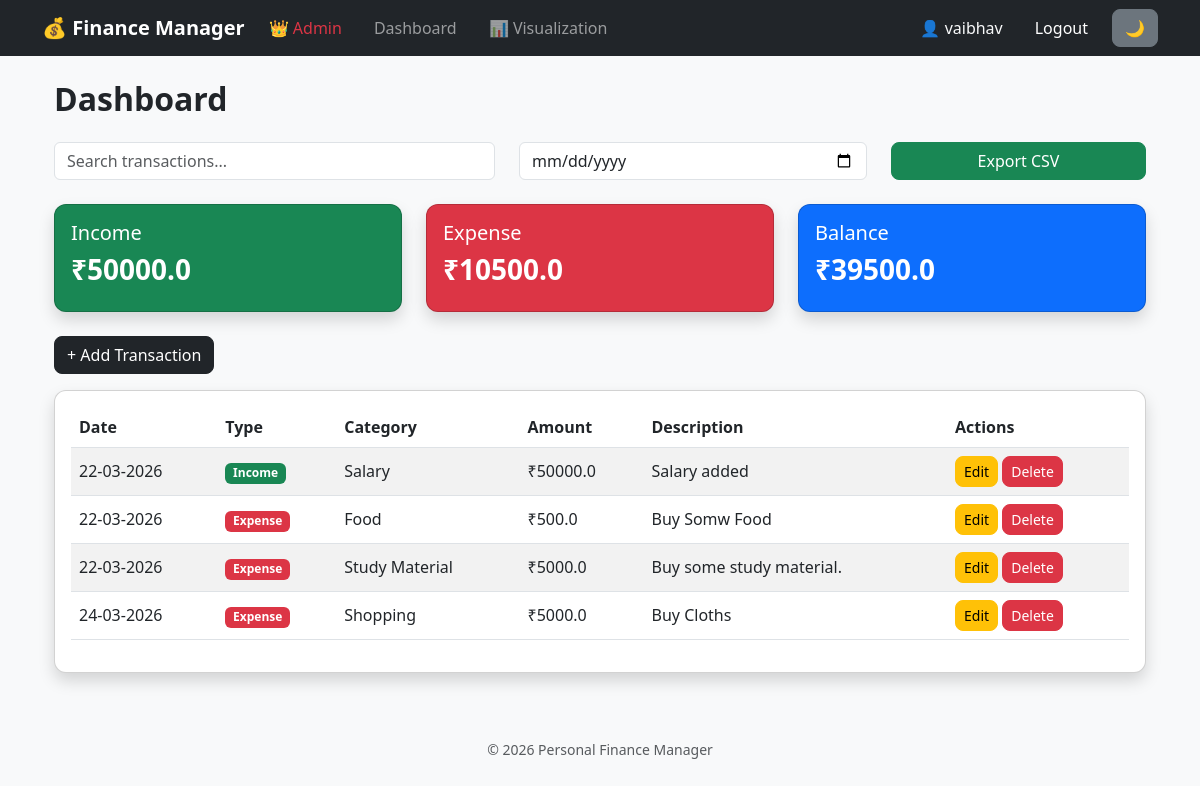
/dashboard (signed in), run on an earlier commit of the app's database.
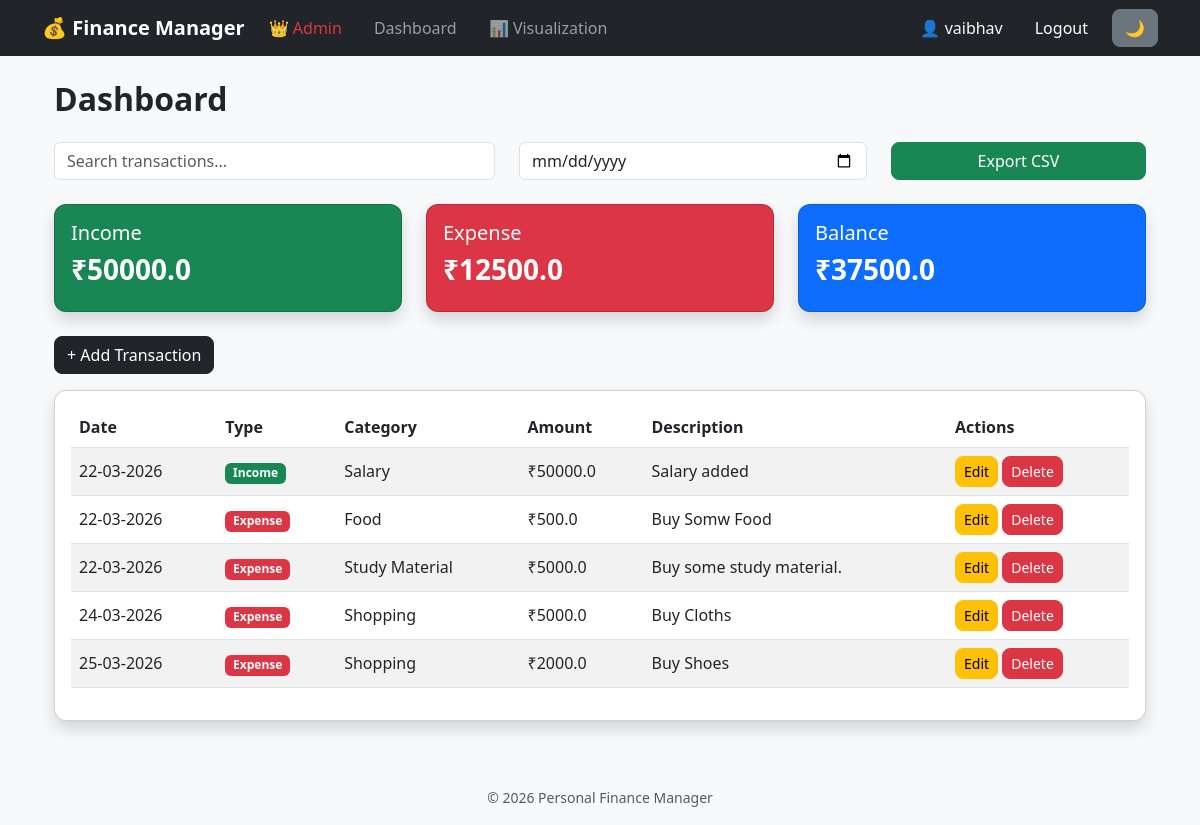
And on a later commit of the database.
### app/models.py (models this page shows, shortened)
class User(db.Model, UserMixin):
    id = db.Column(db.Integer, primary_key=True)
    is_admin = db.Column(db.Boolean, default=False)
    username = db.Column(db.String(100), unique=True, nullable=False)
    email = db.Column(db.String(150), unique=True, nullable=False)
    password = db.Column(db.String(200), nullable=False)
    transactions = db.relationship('Transaction', backref='user', lazy=True)

class Transaction(db.Model):
    id = db.Column(db.Integer, primary_key=True)
    type = db.Column(db.String(10), nullable=False)
    amount = db.Column(db.Float, nullable=False)
    category = db.Column(db.String(100), nullable=False)
    description = db.Column(db.String(200))
    date = db.Column(db.DateTime, default=datetime.utcnow)
    user_id = db.Column(db.Integer, db.ForeignKey('user.id'), nullable=False)

### app/routes.py (the view)
@main.route('/dashboard')
@login_required
def dashboard():
    transactions = Transaction.query.filter_by(user_id=current_user.id).all()
    income, expense, balance = calculate_totals(transactions)
    return render_template(
        'dashboard/dashboard.html',
        transactions=transactions,
        income=income,
        expense=expense,
        balance=balance
    )

### app/__init__.py (called while the page is built)
def create_app():
    app = Flask(__name__, template_folder='../templates', static_folder='../static')
    app.config['SECRET_KEY'] = 'this_is_a_secret_key_change_later'
    app.config['SQLALCHEMY_DATABASE_URI'] = 'sqlite:///db.sqlite3'
    app.config['SQLALCHEMY_TRACK_MODIFICATIONS'] = False
    db.init_app(app)
    login_manager.init_app(app)
    login_manager.login_view = 'main.login'   # 🔥 FIX (IMPORTANT)
    from .models import User
    @login_manager.user_loader
    def load_user(user_id):
        return User.query.get(int(user_id))
    @app.after_request
    def add_header(response):
        response.headers["Cache-Control"] = "no-store, no-cache, must-revalidate, max-age=0"
        response.headers["Pragma"] = "no-cache"
        response.headers["Expires"] = "0"
        return response
    from .routes import main
    app.register_blueprint(main)
    return app

### app/utils.py (called while the page is built)
def calculate_totals(transactions):
    income = sum(t.amount for t in transactions if t.type == 'income')
    expense = sum(t.amount for t in transactions if t.type == 'expense')
    balance = income - expense
    return income, expense, balance

### templates/dashboard/dashboard.html (shortened to what this page needs)
{% extends 'base.html' %}
{% block content %}
<div class="container mt-4">
<h2 class="mb-4">Dashboard</h2>
<div class="row mb-4">
    <div class="col-md-5">
        <input type="text" id="search" placeholder="Search transactions..." class="form-control">
    </div>
    <div class="col-md-4">
        <input type="date" id="filterDate" class="form-control">
    </div>
    <div class="col-md-3">
        <a href="{{ url_for('main.export') }}" class="btn btn-success w-100">
            Export CSV
        </a>
    </div>
</div>
<div class="row mb-4">
    <div class="col-md-4">
        <div class="card bg-success text-white shadow">
            <div class="card-body">
                <h5>Income</h5>
                <h3>₹{{ income }}</h3>
            </div>
        </div>
    </div>
    <div class="col-md-4">
        <div class="card bg-danger text-white shadow">
            <div class="card-body">
                <h5>Expense</h5>
                <h3>₹{{ expense }}</h3>
            </div>
        </div>
    </div>
    <div class="col-md-4">
        <div class="card bg-primary text-white shadow">
            <div class="card-body">
                <h5>Balance</h5>
                <h3>₹{{ balance }}</h3>
            </div>
        </div>
    </div>
</div>
<div class="mb-3">
    <a href="{{ url_for('main.add_transaction') }}" class="btn btn-dark">
        + Add Transaction
    </a>
</div>
<div class="card shadow">
    <div class="card-body">
        <table class="table table-striped">
            <thead>
                <tr>
                    <th>Date</th>
                    <th>Type</th>
                    <th>Category</th>
                    <th>Amount</th>
                    <th>Description</th>
                    <th>Actions</th>
                </tr>
            </thead>
            <tbody>
                {% for t in transactions %}
                <tr data-date="{{ t.date.strftime('%Y-%m-%d') }}">
                    <td>{{ t.date.strftime('%d-%m-%Y') }}</td>
                    <td>
                        {% if t.type == 'income' %}
                            <span class="badge bg-success">Income</span>
                        {% else %}
                            <span class="badge bg-danger">Expense</span>
                        {% endif %}
                    </td>
                    <td>{{ t.category }}</td>
                    <td>₹{{ t.amount }}</td>
                    <td>{{ t.description }}</td>
                    <td>
                        <a href="{{ url_for('main.edit_transaction', id=t.id) }}"
                           class="btn btn-sm btn-warning">
                           Edit
                        </a>
                        <a href="{{ url_for('main.delete_transaction', id=t.id) }}"
                           class="btn btn-sm btn-danger"
                           onclick="return confirm('Are you sure you want to delete this transaction?')">
                           Delete
                        </a>
                    </td>
                </tr>
                {% endfor %}
            </tbody>
        </table>
    </div>
</div>
</div>
{% endblock %}

### templates/base.html (shortened to what this page needs)
<!DOCTYPE html>
<html lang="en">
<head>
    <link href="https://cdn.jsdelivr.net/npm/bootstrap@5.3.0/dist/css/bootstrap.min.css" rel="stylesheet">
    <link rel="stylesheet" href="{{ url_for('static', filename='css/style.css') }}">
</head>
<body class="bg-light">
    {% include 'navbar.html' %}
    <div class="container mt-4 mb-5">
        {% block content %}
        {% endblock %}
    </div>
    <footer class="text-center text-muted py-3">
        <small>© 2026 Personal Finance Manager</small>
    </footer>
</body>
</html>

### templates/navbar.html (shortened to what this page needs)
<nav class="navbar navbar-expand-lg navbar-dark bg-dark">
    <div class="container">
        <span class="navbar-brand">💰 Finance Manager</span>
        <div class="collapse navbar-collapse" id="navbarNav">
            <ul class="navbar-nav me-auto gap-3">
                {% if current_user.is_authenticated %}
                <li class="nav-item">
                    <a class="nav-link text-danger" href="{{ url_for('main.admin_dashboard') }}">
                        👑 Admin
                    </a>
                </li>
                <li class="nav-item">
                    <a class="nav-link" href="{{ url_for('main.dashboard') }}">
                        Dashboard
                    </a>
                </li>
                <li class="nav-item">
                    <a class="nav-link" href="{{ url_for('main.visualize') }}">
                        📊 Visualization
                    </a>
                </li>
                {% endif %}
            </ul>
            <ul class="navbar-nav ms-auto align-items-center gap-2">
                {% if current_user.is_authenticated %}
                <li class="nav-item">
                    <span class="nav-link text-light">
                        👤 {{ current_user.username }}
                    </span>
                </li>
                <li class="nav-item">
                    <a class="nav-link btn btn-danger text-white px-3"
                       href="{{ url_for('main.logout') }}">
                        Logout
                    </a>
                </li>
                <li class="nav-item">
                    <button onclick="toggleDarkMode()" class="btn btn-secondary">
                        🌙
                    </button>
                </li>
                {% endif %}
            </ul>
        </div>
    </div>
</nav>

### static/css/style.css (style rules this page uses)
body { background-color: #f8f9fa; }
.card { border-radius: 12px; }
.navbar-brand { font-weight: bold; font-size: 20px; }
.table { vertical-align: middle; }
.btn { border-radius: 8px; }
h2, h3 { font-weight: 600; }

What changed in the data, as far as the page shows it:
added Transaction: date "25-03-2026", type "Expense", category "Shopping", amount "2000.0", description "Buy Shoes"
Also different on the page:
{{ expense }}: "10500.0" → "12500.0"
{{ balance }}: "39500.0" → "37500.0"
